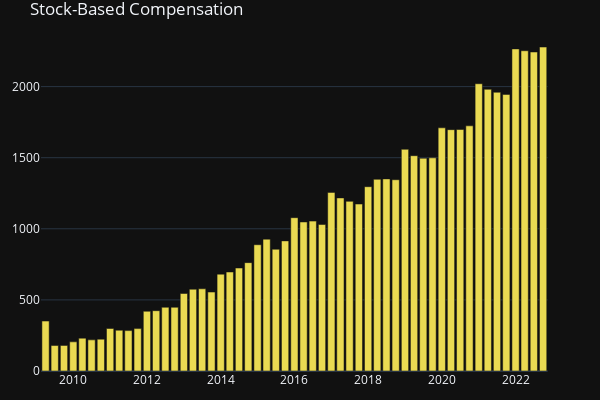

The code cell stored with this chart in its notebook:
### Code cell
compensation_plot = create_plot_bar_line(cash_flow_df, 'Stock-Based Compensation', bar_color="#EADA52")

### Figure 1 — Plotly figure (JSON) as saved in the notebook; plotly's stock layout.template omitted (floating-point values rounded to 4 significant figures)
{"data": [{"marker": {"color": "#EADA52"}, "name": "Stock-Based Compensation", "type": "bar", "x": ["2022-09-30", "2022-06-30", "2022-03-31", "2021-12-31", "2021-09-30", "2021-06-30", "2021-03-31", "2020-12-31", "2020-09-30", "2020-06-30", "2020-03-31", "2019-12-31", "2019-09-30", "2019-06-30", "2019-03-31", "2018-12-31", "2018-09-30", "2018-06-30", "2018-03-31", "2017-12-31", "2017-09-30", "2017-06-30", "2017-03-31", "2016-12-31", "2016-09-30", "2016-06-30", "2016-03-31", "2015-12-31", "2015-09-30", "2015-06-30", "2015-03-31", "2014-12-31", "2014-09-30", "2014-06-30", "2014-03-31", "2013-12-31", "2013-09-30", "2013-06-30", "2013-03-31", "2012-12-31", "2012-09-30", "2012-06-30", "2012-03-31", "2011-12-31", "2011-09-30", "2011-06-30", "2011-03-31", "2010-12-31", "2010-09-30", "2010-06-30", "2010-03-31", "2009-12-31", "2009-09-30", "2009-06-30", "2009-03-31"], "xaxis": "x", "y": [2278, 2243, 2252, 2265, 1945, 1960, 1981, 2020, 1724, 1698, 1697, 1710, 1499, 1496, 1514, 1559, 1345, 1351, 1348, 1296, 1174, 1193, 1217, 1256, 1030, 1054, 1048, 1078, 915, 856, 927, 888, 762, 724, 696, 681, 555, 578, 575, 545, 448, 448, 424, 420, 298, 284, 287, 299, 224, 219, 231, 205, 180, 179, 351], "yaxis": "y"}], "layout": {"height": 400, "legend": {"orientation": "h", "x": 0.75, "xanchor": "right", "y": -0.15, "yanchor": "bottom"}, "margin": {"b": 20, "l": 20, "r": 20, "t": 30}, "title": {"text": "Stock-Based Compensation"}, "width": 600, "xaxis": {"anchor": "y", "domain": [0, 0.94]}, "yaxis": {"anchor": "x", "domain": [0, 1]}, "yaxis2": {"anchor": "x", "overlaying": "y", "side": "right"}}}
